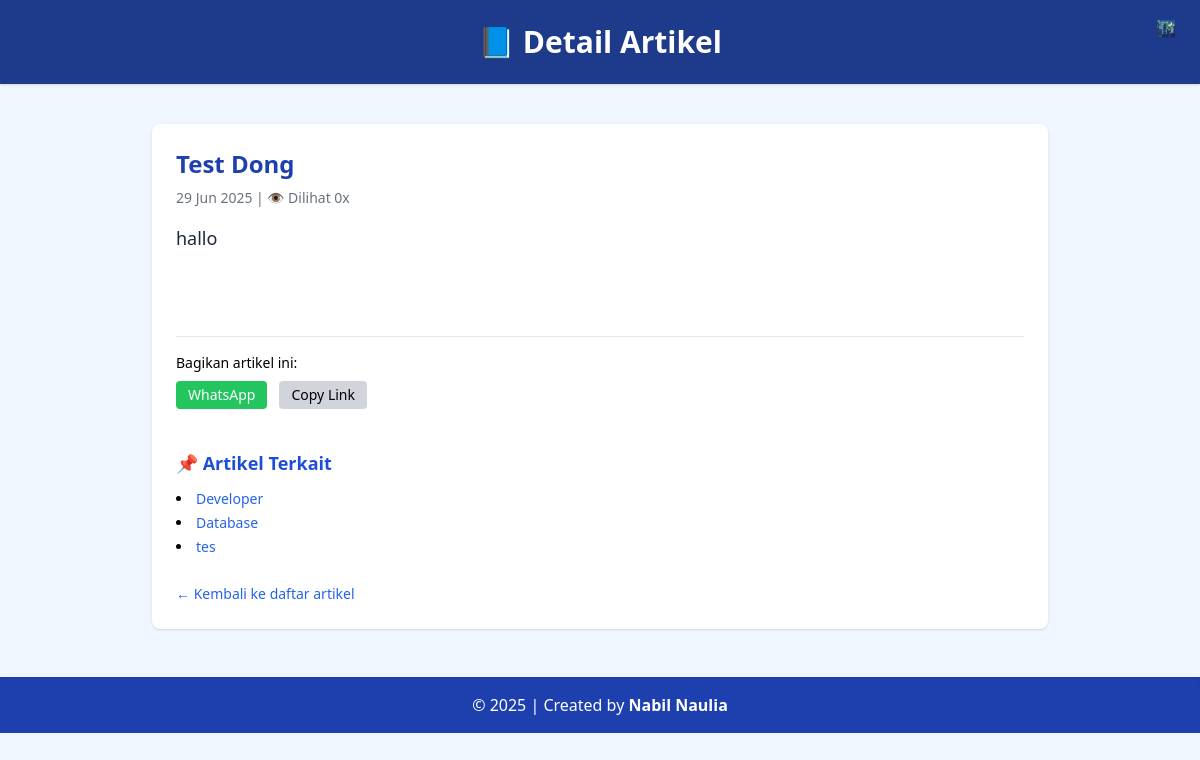
Screenshot of /view_artikel.php?slug=test-dong with the database file from the repository.
### tables this page shows
CREATE TABLE `tbl_artikel` (
  `id_artikel` int(11) NOT NULL,
  `nama_artikel` varchar(255) NOT NULL,
  `slug` varchar(255) DEFAULT NULL,
  `isi_artikel` text NOT NULL,
  `created_at` timestamp NOT NULL DEFAULT current_timestamp(),
  `views` int(11) DEFAULT 0,
  `author` varchar(100) NOT NULL
);

### view_artikel.php (the view, shortened to what this page needs)
<?php
include "koneksi.php";
$slug = mysqli_real_escape_string($db, $_GET['slug']);
$sql = "SELECT * FROM tbl_artikel WHERE slug = '$slug' LIMIT 1";
$query = mysqli_query($db, $sql);
$data = mysqli_fetch_assoc($query);
$session_key = 'viewed_' . $data['id_artikel'];
unset($_SESSION[$session_key]);
if (!isset($_SESSION[$session_key])) {
    mysqli_query($db, "UPDATE tbl_artikel SET views = views + 1 WHERE id_artikel = " . $data['id_artikel']);
}
?>
<!DOCTYPE html>
<html lang="id">
<head>
    <script src="https://cdn.tailwindcss.com"></script>
</head>
<body class="bg-blue-50 dark:bg-gray-900 dark:text-white min-h-screen font-sans">
    <header class="bg-blue-900 dark:bg-gray-800 text-white text-center py-6 shadow relative">
        <h1 class="text-3xl font-bold">📘 Detail Artikel</h1>
        <button id="toggle-dark" class="absolute top-4 right-6 text-white dark:text-yellow-300">🌃</button>
    </header>
    <main class="max-w-4xl mx-auto bg-white dark:bg-gray-800 shadow rounded-lg p-6 mt-10">
        <h2 class="text-2xl font-bold text-blue-800 dark:text-yellow-300 mb-2"><?php echo htmlspecialchars($data['nama_artikel']); ?></h2>
        <p class="text-sm text-gray-500 dark:text-gray-300 mb-4">
            <?php echo date('d M Y', strtotime($data['created_at'])); ?> |
            👁️ Dilihat <?php echo $data['views']; ?>x
        </p>
        <div class="text-lg leading-relaxed text-gray-800 dark:text-gray-100">
            <?php echo nl2br($data['isi_artikel']); ?>
        </div>
        <div class="mt-6 border-t pt-4">
            <p class="text-sm mb-2">Bagikan artikel ini:</p>
            <div class="flex gap-3">
                <a href="https://wa.me/?text=<?php echo urlencode('Baca artikel ini: http://localhost/project/view_artikel.php?slug=' . $data['slug']); ?>"
                   target="_blank" class="bg-green-500 text-white px-3 py-1 rounded hover:bg-green-600 text-sm">WhatsApp</a>
                <button onclick="copyLink()" class="bg-gray-300 text-black px-3 py-1 rounded hover:bg-gray-400 text-sm">Copy Link</button>
            </div>
        </div>
        <h3 class="mt-10 text-lg font-semibold text-blue-700 dark:text-yellow-300">📌 Artikel Terkait</h3>
        <ul class="list-disc list-inside mt-3 space-y-1 text-sm">
            <?php
            $idNow = $data['id_artikel'];
            $related = mysqli_query($db, "SELECT * FROM tbl_artikel WHERE id_artikel != '$idNow' ORDER BY RAND() LIMIT 3");
            while ($rel = mysqli_fetch_assoc($related)) {
                echo "<li><a href='view_artikel.php?slug={$rel['slug']}' class='text-blue-600 dark:text-yellow-300 hover:underline'>" . htmlspecialchars($rel['nama_artikel']) . "</a></li>";
            }
            ?>
        </ul>
        <div class="mt-6">
            <a href="index.php" class="text-blue-600 dark:text-yellow-300 hover:underline text-sm">← Kembali ke daftar artikel</a>
        </div>
    </main>
    <footer class="bg-blue-800 dark:bg-gray-800 text-white text-center py-4 mt-12 shadow-inner">
        &copy; <?php echo date('Y'); ?> | Created by <span class="font-semibold">Nabil Naulia</span>
    </footer>
</body>
</html>

### rows the page displays
tbl_artikel: nama_artikel "Test Dong", created_at "29 Jun 2025", views "0", isi_artikel "hallo"
tbl_artikel: nama_artikel "Developer"
tbl_artikel: nama_artikel "Database"
tbl_artikel: nama_artikel "tes"
